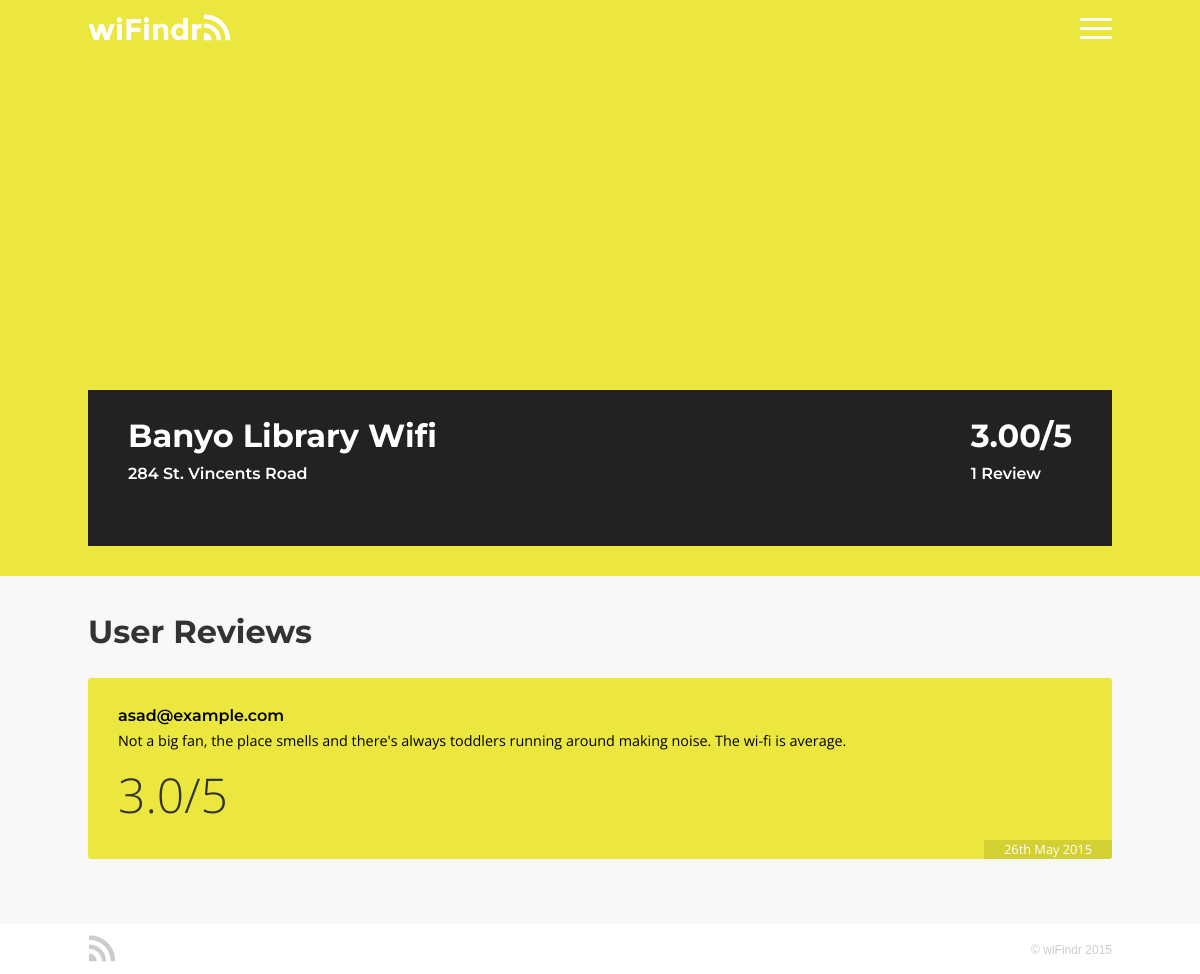
The page /hotspot.php?id=3 on the database its author committed.
### tables this page shows
CREATE TABLE IF NOT EXISTS `hotspots` (
  `id` int(9) NOT NULL AUTO_INCREMENT,
  `name` varchar(40) DEFAULT NULL,
  `address` varchar(107) DEFAULT NULL,
  `suburb` varchar(25) DEFAULT NULL,
  `latitude` decimal(10,7) DEFAULT NULL,
  `longitude` decimal(10,7) DEFAULT NULL,
  `hotspot_rating` decimal(10,2) NOT NULL,
  PRIMARY KEY (`id`)
);

CREATE TABLE IF NOT EXISTS `reviews` (
  `rev_id` int(10) NOT NULL AUTO_INCREMENT,
  `hotspot_id` int(9) NOT NULL,
  `person_id` int(9) NOT NULL,
  `person_name` varchar(30) NOT NULL,
  `review_text` varchar(300) NOT NULL,
  `rating` decimal(10,1) NOT NULL,
  `date` datetime NOT NULL,
  PRIMARY KEY (`rev_id`)
);

### includes/hotspot.inc (called while the page is built)
<?php
$h_id = htmlspecialchars($_GET['id']);
try{
	$hotspot_data = $pdo->prepare('SELECT * FROM hotspots WHERE id=:id');
}
catch (PDOException $e){
	echo $e->getMessage();
}
$hotspot_data->bindValue(':id', $h_id);
$hotspot_data->execute();
$hotspot_data = $hotspot_data -> fetch();
try{
	$review_data = $pdo->prepare('SELECT * FROM reviews WHERE hotspot_id=:id ORDER BY date desc');
	$review_data->bindValue(':id', $h_id);
}
catch (PDOException $e){
	echo $e->getMessage();
}
$review_data->execute();
$ratings = $review_data->fetchAll(PDO::FETCH_COLUMN, 5);
$num_ratings = count($ratings);
if($num_ratings == 0){
	$avg_rating = "-";
}
else{
	$avg_rating = $hotspot_data['hotspot_rating'];
}
$review_data->execute();
?>

### hotspot.php (the view, shortened to what this page needs)
<?php
include 'dbconnect.inc';
include 'includes/hotspot.inc';
?>
<!DOCTYPE html>
<html lang="en">
	<head>
		<link rel="stylesheet" href="css/reset.css" type="text/css">
		<link rel="stylesheet" href="css/style.css" type="text/css">
		<link rel="stylesheet" href="css/animation.css" type="text/css">
		<link rel="stylesheet" href="css/mobile.css" type="text/css">
	</head>
	<body onload="loadMap(<?php echo $hotspot_data['latitude'] ?>, <?php echo $hotspot_data['longitude']?>)">
		<div id="wrapper">
			<div id="header_wrap" class="yellow_bg">
	            <div id="header" class="center">
	                <a href="index.php"><img src="images/logo/logo_white.png" class="left header-logo" alt="wiFindr"></a>
	                <a href="javascript:void(0);" id="menu_icon" class="right" onclick="menu()"><img src="images/icons/menu_icon.png" alt="Open Menu"/></a>
	            </div>
	        </div>
			<div id="content">
		        <div class="yellow_bg wrap100">
			        <div class="page center padding30">
			        	<div id="map-canvas" class="map-canvas-short"></div>
			        	<div id="hotspot_title">
			        		<div class="left">
					        	<h2><?php echo $hotspot_data['name']; ?></h2>
					        	<h3 id="hotspot_address"><?php echo $hotspot_data['address']; ?></h3>
				        	</div>
				        	<div id="rating_overview" class="right">
				        		<h2><?php echo $avg_rating; ?>/5</h2>
				        		<h3><?php
					        			if ($num_ratings == 1){
					        				echo $num_ratings," Review";
					        			}
					        			else{
					        				echo $num_ratings," Reviews";
					        			}
				        			?>
				        		 </h3>
				        	</div>
				        </div>
			        </div>
		    	</div>
		        <div class="page center padding30">
		        	<h2>User Reviews</h2>
		        	<?php
		        		foreach($review_data as $review){
		        			$format_date = date("jS M Y", strtotime($review['date']));
		        			echo "<div class='user-review'>
		        					<h3>",$review['person_name'],"</h3>
		        					<p>",$review['review_text'],"</p>
		        					<div class='user-rating'>
		        					<h2>",$review['rating'],"/5</h2>
		        					</div>
		        					<div class='timestamp'>",$format_date,"</div>
		        					</div>";
		        		}
		        	?>
		        </div>
		    </div>
		    <div id="footer_wrap">
				<div id="footer" class="page center">
					<img class="left" src="images/logo/footer_icon.png" alt="wiFindr" />
					<p id="copyright" class="right">&copy; wiFindr 2015</p>
				</div>
			</div>
		</div>
	</body>
</html>

### css/style.css (style rules this page uses)
body { background-color: #f8f8f8; overflow-x: hidden; height: 100%; }
#wrapper { min-height: 100vh; position: relative; overflow-x:hidden; }
#content { padding-bottom:70px; overflow: hidden; height: auto; }
.left { float:left; }
.right { float: right; }
.center { margin: 0 auto 0 auto; }
h2 { font-family: "Montserrat", sans-serif; font-size: 2em; font-weight: 700; color: #333; margin: 10px 0px 10px 0px; }
h3 { font-family: "Montserrat", sans-serif; font-size: 1em; font-weight: 600; }
.page { width: 1024px; position: relative; overflow: hidden; height: auto; }
.yellow_bg { background-color: rgba(235, 231, 63, 1); }
.padding30 { padding: 30px; }
.wrap100 { width: 100%; }
#header_wrap { height: 60px; width: 100%; }
#header { width: 1024px; height: 60px; }
.header-logo { margin-top: 12px; }
#menu_icon { position: relative; top: 18px; right: 0px; display: block; z-index: 10; }
#footer_wrap, #footer_scroll_wrap { width: 100%; height: 30px; padding: 10px 0px 10px 0px; background: #fff; position: absolute; bottom: 0px; }
#footer_wrap { position: absolute; bottom: 0px; left:0px; }
#copyright { margin: 10px 0px 10px 0px; font-family: sans-serif; color: #ccc; font-size: 12px; }
.map-canvas-short { height:300px; width: 100%; margin: 0; padding: 0; }
#hotspot_title { padding: 20px 40px 40px 40px; background-color: #222222; overflow: hidden; height: auto; }
#hotspot_title, #hotspot_title h2 { color: #fff; }
#hotspot_title h3 { max-width: 600px; line-height: 1.5; }
#hotspot_address { margin-bottom: 20px; }
#rating_overview { margin-left: 20px; }
.user-review:nth-of-type(1) { margin-top: 30px; }
.user-review { padding: 30px; margin: 15px 0px 15px 0px; background-color: #EBE73F; border-radius: 3px; position: relative; min-height: 76px; overflow: hidden; height: auto; }
.user-review p { margin-top: 7px; line-height: 1.4em; font-size: 0.9em; }
.user-rating { height:auto; float: left; }
.user-rating h2 { font-family: "Open Sans",sans-serif; font-weight: 100; font-size: 3em; margin-top: 20px; }
.timestamp { position: absolute; bottom: 0px; right: 0px; padding: 3px 20px 3px 20px; background-color: #D3D033; color: #fff; font-size: 0.8em; }

### css/animation.css (style rules this page uses)
#search-bar, #registration input, .result, #menu_wrap, body, #menu_wrap ul li, #menu_icon, #login, #search_again, #send_review { -webkit-transition: all 0.2s ease-in-out; -moz-transition: all 0.2s ease-in-out; -o-transition: all 0.2s ease-in-out; transition: all 0.2s ease-in-out; }

### rows shown on the page
hotspots: name "Banyo Library Wifi", address "284 St. Vincents Road", hotspot_rating "3.00"
reviews: person_name "asad@example.com", review_text "Not a big fan, the place smells and there's always toddlers running around making noise. The wi-fi is average.", rating "3.0", date "26th May 2015"

### other values the page prints
$num_ratings "1"
